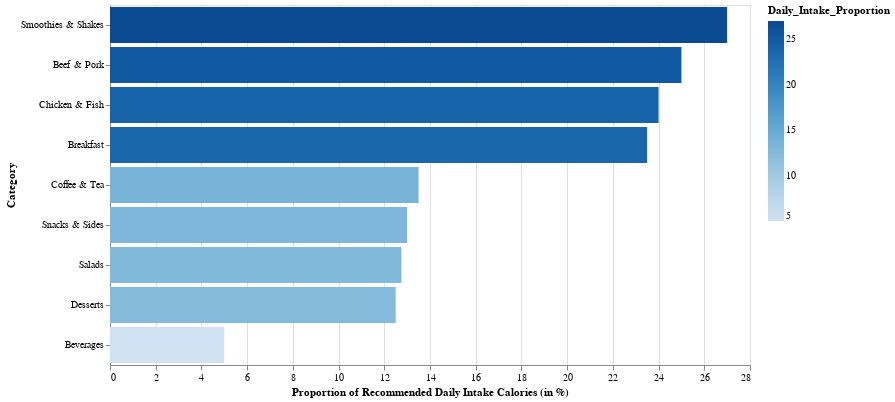

Notebook source saved alongside this figure:
### Code cell
category_df = category_df.sort_values("Daily_Intake_Proportion",ascending=False)

height=360
width=640
x_col = "Daily_Intake_Proportion"
x_label = "Proportion of Recommended Daily Intake Calories (in %)"
y_col = "Category"
color_col = x_col
x_alt = alt.X('%s:Q' % (x_col),title=x_label)
y_alt = alt.Y("%s:N" % (y_col),sort="-x")
color = alt.Color(color_col)
chart = alt.Chart(category_df).mark_bar().encode(x=x_alt,y=y_alt,color=color)
chart = chart.properties(height=height,width=width).interactive()

chart.display()

### Figure 1 — Vega-Lite specification as saved in the notebook (floating-point values rounded to 4 significant figures)
{"config": {"view": {"continuousWidth": 400, "continuousHeight": 300}}, "data": {"name": "data-e5e8c74d9128c066b77b96f7e7a380fd"}, "mark": "bar", "encoding": {"color": {"type": "quantitative", "field": "Daily_Intake_Proportion"}, "x": {"type": "quantitative", "field": "Daily_Intake_Proportion", "title": "Proportion of Recommended Daily Intake Calories (in %)"}, "y": {"type": "nominal", "field": "Category", "sort": "-x"}}, "height": 360, "selection": {"selector010": {"type": "interval", "bind": "scales", "encodings": ["x", "y"]}}, "width": 640, "$schema": "https://vega.github.io/schema/vega-lite/v4.8.1.json", "datasets": {"data-e5e8c74d9128c066b77b96f7e7a380fd": [{"Category": "Smoothies & Shakes", "Median_Calories": 540, "Daily_Intake_Proportion": 27.0}, {"Category": "Beef & Pork", "Median_Calories": 500, "Daily_Intake_Proportion": 25.0}, {"Category": "Chicken & Fish", "Median_Calories": 480, "Daily_Intake_Proportion": 24.0}, {"Category": "Breakfast", "Median_Calories": 470, "Daily_Intake_Proportion": 23.5}, {"Category": "Coffee & Tea", "Median_Calories": 270, "Daily_Intake_Proportion": 13.5}, {"Category": "Snacks & Sides", "Median_Calories": 260, "Daily_Intake_Proportion": 13.0}, {"Category": "Salads", "Median_Calories": 255, "Daily_Intake_Proportion": 12.75}, {"Category": "Desserts", "Median_Calories": 250, "Daily_Intake_Proportion": 12.5}, {"Category": "Beverages", "Median_Calories": 100, "Daily_Intake_Proportion": 5.0}]}}
